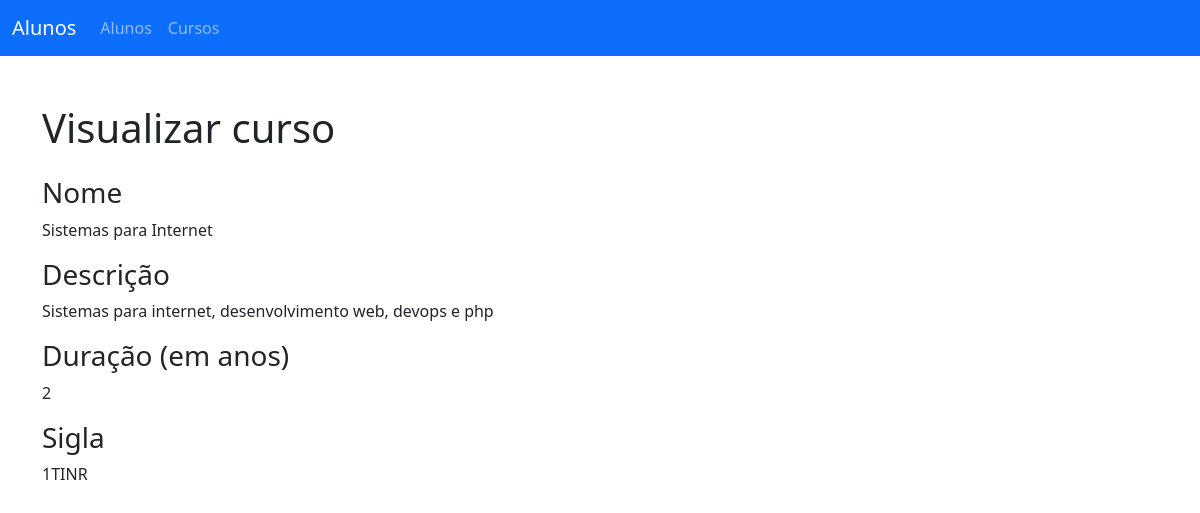
The app's page /cursos/view.php?id=12 with its own data.
### tables this page shows
CREATE TABLE `curso` (
  `id` int(11) NOT NULL,
  `nome` varchar(100) NOT NULL,
  `description` text NOT NULL,
  `duracao` double NOT NULL,
  `sigla` varchar(6) NOT NULL
);

### cursos/view.php (the view, shortened to what this page needs)
<?php
require("../_config/connection.php");
?>
<!DOCTYPE html>
<html lang="en">
<head>
    <link href="https://cdn.jsdelivr.net/npm/bootstrap@5.0.0-beta2/dist/css/bootstrap.min.css" rel="stylesheet">
</head>
<?php
$curso = false;
$cursoId = $_GET["id"];
try {
    $query = "SELECT * FROM curso WHERE id=$cursoId";
    $result = $conn->query($query);
    $curso = $result->fetch_assoc();
} catch (Exception $e) {
    $error = $e->getMessage();
}
?>
<body>
    <?php
        readFile("../_partials/navbar.html");
    ?>
    <section class="container mt-5 mb-5">
        <div class="row mb-3">
            <div class="col">
                <h1>Visualizar curso</h1>
            </div>
        </div>
        <div class="mb-3">
            <h3>Nome</h3>
            <p><?= $curso["nome"] ?></p>
        </div>
        <div class="mb-3">
            <h3>Descrição</h3>
            <p><?= $curso["description"] ?></p>
        </div>
        <div class="mb-3">
            <h3>Duração (em anos)</h3>
            <p><?= $curso["duracao"] ?></p>
        </div>
        <div class="mb-3">
            <h3>Sigla</h3>
            <p><?= $curso["sigla"] ?></p>
        </div>
    </section>
</body>
</html>

### records on screen
curso: nome "Sistemas para Internet", description "Sistemas para internet, desenvolvimento web, devops e php", duracao "2", sigla "1TINR"
